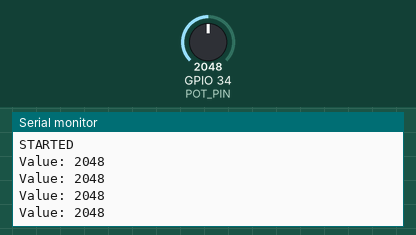
Recording of a sketch running on a simulated ESP32. Parts: the last lines printed to the serial monitor. The test bench sets the inputs (shaded band); at power-on: GPIO 34 (POT_PIN) = 2048.

Above: at 2.2 s.
2.3 s: GPIO 34 (POT_PIN) set to 2866
At 2.71 s:
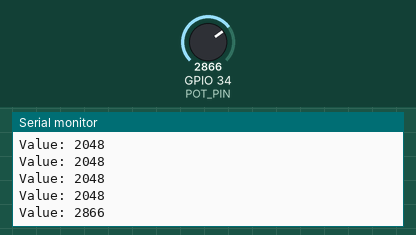
3.8 s: GPIO 34 (POT_PIN) set to 3603
At 3.91 s:
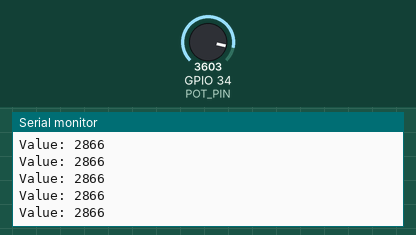
Timing chart, 0 to 6.8 s (numbered marks = the images above; inputs shaded):
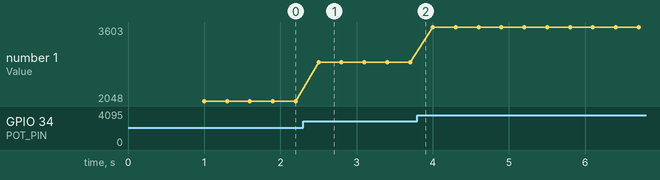

The sketch:

first_stepss.ino
```cpp
#include <Arduino.h>

const int POT_PIN = 34;

void setup() {
  Serial.begin(115200);
  delay(1000);
  Serial.println("STARTED");
}

void loop() {
  int value = analogRead(POT_PIN);
  Serial.print("Value: ");
  Serial.println(value);
  delay(300);
}
```

Measured:
- after the input at 2.3 s, the serial monitor: prints a new line after 0.20 s (image 1)
- plotted number 1: 2048 → 2866 after the input at 2.3 s, 2866 → 3603 after the input at 3.8 s
